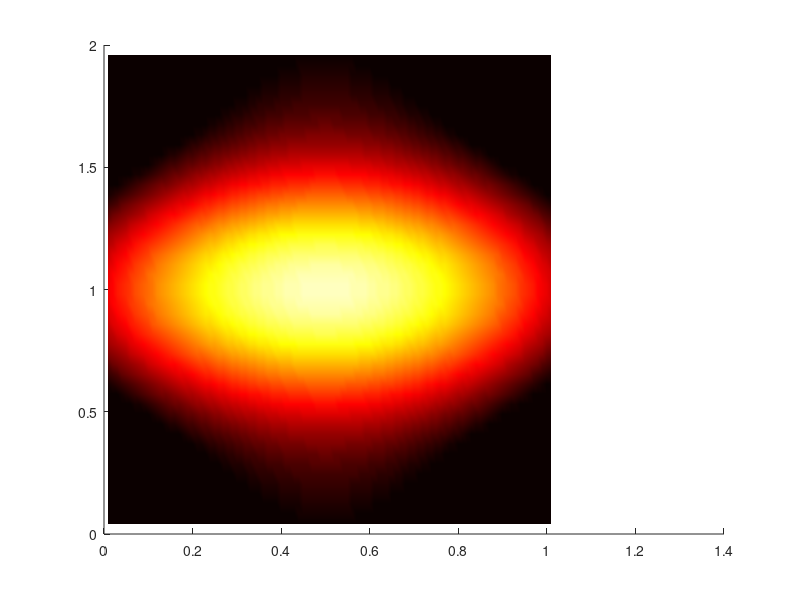

Write the MATLAB code that produced this figure. (Note: this script raises an error after producing the figure.)
clear all;
close all;


% load('PIGP_extrap_0_res.mat');
load('diffuBC_1d_v1.mat');
load('GPR_SKL_res.mat');

h = figure;
hold on
x = reshape(X(:, 1), 48, 101);
t = reshape(X(:, 2), 48, 101);
te_pred_mean = reshape(te_pred_mean, 48, 101);
pcolor(t, x, te_pred_mean);

shading interp
colormap hot
caxis([1, 1.6]);
% colorbar('northoutside')
%     colorbar
%     legend(num2str(id(:)))
% caxis([0,0.1]);
ax = gca;
% ax.FontSize = 20;
%     ax.XLim = [1,length(nTr_lv2_list)];
% ax.XTick = [];
% ax.YTick = [];
% ylim([0, 2]);
% xlim([0, 1]);

% caxis([0,0.1]);
% xlabel('t')
% ylabel('x')
ax.FontSize = 45;

% box on 
% grid on

plot(xtr_t15(:, 2), xtr_t15(:, 1), 'g-');
% plot(1:10);
set(h,'Units','Inches');
pos = get(h,'Position');
set(h,'PaperPositionMode','Auto','PaperUnits','Inches','PaperSize',[pos(3), pos(4)])
print(h,'SKL_diff.pdf','-dpdf','-r0')
% print(gcf, 'groundTruth.pdf', '-dpdf')






